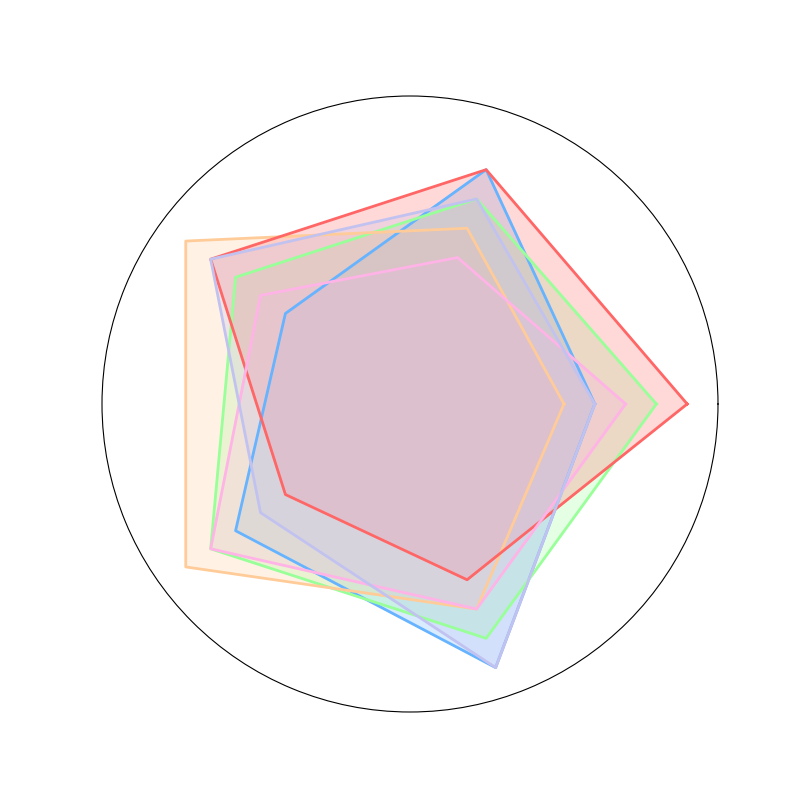

Write Python code to recreate this figure.
import numpy as np
import matplotlib.pyplot as plt

# ISP data for different attributes
isp_1 = [6, 8, 5, 7, 9]
isp_2 = [8, 7, 7, 8, 8]
isp_3 = [5, 6, 9, 9, 7]
isp_4 = [9, 8, 8, 5, 6]
isp_5 = [7, 5, 6, 8, 7]
isp_6 = [6, 7, 8, 6, 9]

# Update data array to include new ISP data
data = np.array([isp_1, isp_2, isp_3, isp_4, isp_5, isp_6])
num_vars = len(isp_1)  # Need only length of one ISP as we're not labeling

# Angles for the radar chart, with a repeated angle for closure
angles = np.linspace(0, 2 * np.pi, num_vars, endpoint=False).tolist()
data = np.concatenate((data, data[:, [0]]), axis=1)
angles += angles[:1]

fig, ax = plt.subplots(figsize=(8, 8), subplot_kw=dict(polar=True))
colors = ['#66b3ff', '#99ff99', '#ffcc99', '#ff6666', '#ffb3e6', '#c2c2f0']

# Plot each ISP's data on the radar chart
for i, isp_data in enumerate(data):
    ax.fill(angles, isp_data, color=colors[i], alpha=0.25)
    ax.plot(angles, isp_data, color=colors[i], linewidth=2)

# Remove all textual elements
plt.xticks([], [])
plt.yticks([], [])
plt.ylim(0, 10)

plt.show()
